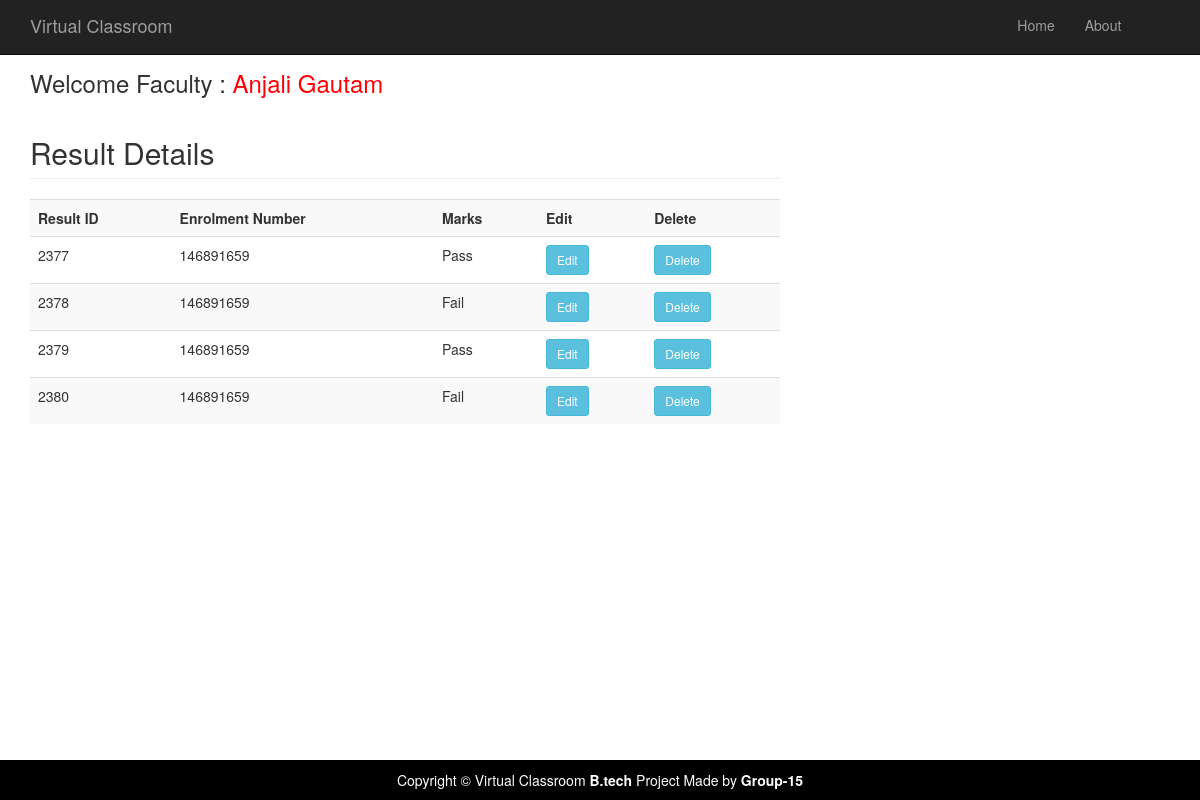
The page /resultdetails.php (signed in) on the database its author committed.
### tables this page shows
CREATE TABLE `result` (
  `RsID` bigint(20) NOT NULL,
  `Eno` varchar(20) NOT NULL,
  `Ex_ID` int(10) NOT NULL,
  `Marks` varchar(20) NOT NULL
);

### resultdetails.php (the view, shortened to what this page needs)
	<?php
$fname = $_SESSION[ "fname" ];
?>
<?php include('fhead.php');  ?>
<div class="container">
	<div class="row">
		<div class="col-md-8">
			<h3> Welcome Faculty : <a href="welcomefaculty.php" ><span style="color:#FF0004"> <?php echo $fname; ?></span></a> </h3>
			<?php
include('database.php');
$sql="SELECT * FROM result";
$rs=mysqli_query($connect,$sql);
echo "<h2 class='page-header'>Result Details</h2>";
echo "<table class='table table-striped' style='width:100%'>
<tr>
<th>Result ID</th>
<th>Enrolment Number</th>
<th>Marks</th>
<th>Edit</th>
<th>Delete</th>
</tr>";
while($row=mysqli_fetch_array($rs))
{
?>
			<tr>
	<td>
	<?PHP echo $row['RsID'];?>
	</td>
	<td>
	<?PHP echo $row['Eno'];?>
	</td>
	<td>
	<?PHP echo $row['Marks'];?>
	</td>
	<td><a href="updateresultdetails.php?editid=<?php echo $row['RsID']; ?>"><input type="button" Value="Edit" class="btn btn-info btn-sm"></a>
	</td>
	<td><a href="resultdetails.php?deleteid=<?php echo $row['RsID']; ?>"><input type="button" Value="Delete" class="btn btn-info btn-sm"></a>
	</td>
			</tr>
			<?php
			}
			?>
			</table>
		</div>
	</div>
	<?php include('allfoot.php');  ?>

### css/modern-business.css (style rules this page uses)
html, body { height: 100%; }
body { padding-top: 50px; }

### rows shown on the page
result: RsID "2377", Eno "146891659", Marks "Pass"
result: RsID "2378", Eno "146891659", Marks "Fail"
result: RsID "2379", Eno "146891659", Marks "Pass"
result: RsID "2380", Eno "146891659", Marks "Fail"

### other values the page prints
$fname "Anjali Gautam"
